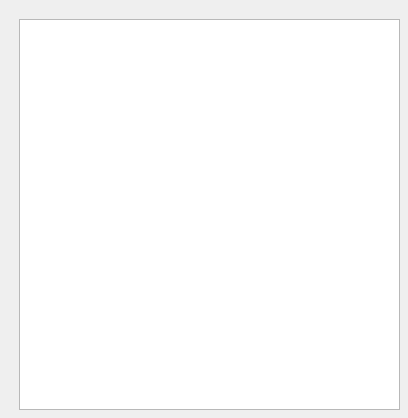
<?xml version="1.0" encoding="UTF-8"?>
<ui version="4.0">
 <class>InfoWidget</class>
 <widget class="QWidget" name="InfoWidget">
  <property name="geometry">
   <rect>
    <x>0</x>
    <y>0</y>
    <width>408</width>
    <height>418</height>
   </rect>
  </property>
  <property name="minimumSize">
   <size>
    <width>300</width>
    <height>200</height>
   </size>
  </property>
  <property name="baseSize">
   <size>
    <width>400</width>
    <height>400</height>
   </size>
  </property>
  <property name="windowTitle">
   <string>Info</string>
  </property>
  <widget class="QWidget" name="verticalLayoutWidget">
   <property name="geometry">
    <rect>
     <x>19</x>
     <y>19</y>
     <width>381</width>
     <height>391</height>
    </rect>
   </property>
   <layout class="QVBoxLayout" name="verticalLayout">
    <item>
     <widget class="QTextEdit" name="textEdit"/>
    </item>
   </layout>
  </widget>
 </widget>
 <resources/>
 <connections/>
</ui>
